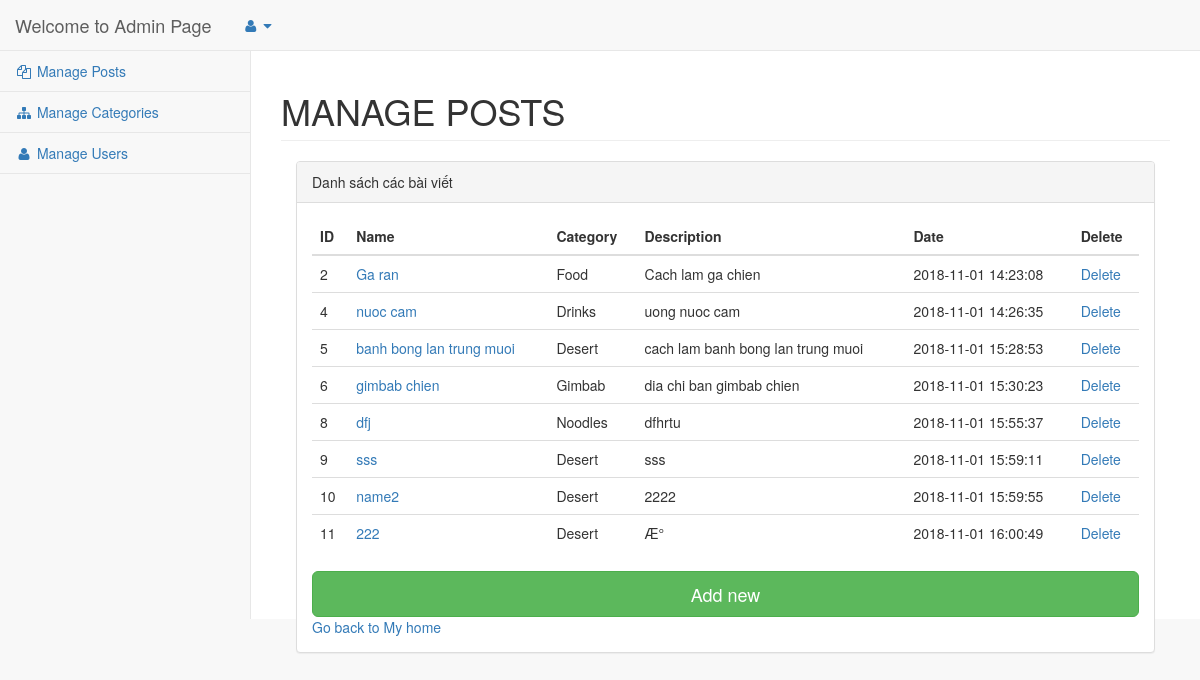
The app's page /baitapthuchanh_html/Admin/posts/index.php with its own data.
### tables this page shows
CREATE TABLE `posts` (
  `id` int(15) NOT NULL,
  `cate_id` int(15) NOT NULL,
  `name` varchar(255) NOT NULL,
  `description` varchar(1000) NOT NULL,
  `content` text NOT NULL,
  `created_by` int(11) NOT NULL,
  `created_time` datetime NOT NULL
);

CREATE TABLE `categories` (
  `id` int(15) NOT NULL,
  `name` varchar(255) NOT NULL,
  `created_by` int(15) NOT NULL,
  `created_time` datetime NOT NULL
);

### baitapthuchanh_html/Apps/Libs/Router.php (called while the page is built, shortened)
<?php
class Apps_Libs_Router {
    public function createUrl($url, $params = []){
        if($url)
            $params[self::PARAM_NAME] = $url;
        return $_SERVER['PHP_SELF'].'?'.http_build_query($params);
    }
}

### baitapthuchanh_html/Apps/Libs/DbConnection.php (called while the page is built, shortened)
<?php
class Apps_Libs_DbConnection{
    protected $host = 'localhost';
    protected $userName = 'root';
    protected $passWord = '';
    protected $database = 'baitapthuchanh_html';
    protected $queryParams = [];
    protected $tablename;
    protected static $connectionInstance=null;
    public function connect() {
        if(self::$connectionInstance===null){
            try{
                self::$connectionInstance= new PDO('mysql:host='.$this-> host . ';dbname='.$this->database,$this->userName, $this->passWord);
                self::$connectionInstance->setAttribute(PDO::ATTR_ERRMODE, PDO::ERRMODE_EXCEPTION);
            } catch (Exception $ex) {
                echo "ERROR".$ex->getMessage;
                die();
            }
        }
        return self::$connectionInstance;
    }
    public function query($sql, $param = []){
        $q = self::$connectionInstance->prepare($sql);
        if(is_array($param) && $param){
            $q->execute($param);
        }else{
            $q->execute();
        }
        return $q;
    }
    public function buildQueryParams($params){
        $default=[
            "select" => "*",
            "where" => "",
            "other" => "",
            "params" => "",
            "field" => "",
            "value" => [],
            "join" => ""
        ];
        $this->queryParams = array_merge($default,$params);
        return $this;
    }
    public function buildCondition($Condition){
        return "";
    }
    public function select(){
        $sql = "select ".$this->queryParams["select"]." from ".$this->tablename." ".$this->queryParams["join"]." ".
                $this->buildCondition($this->queryParams["where"])." ".$this->queryParams["other"];
        $query = $this->query($sql,$this->queryParams["params"]);
        return $query->fetchAll(PDO::FETCH_ASSOC);
    }
}

### baitapthuchanh_html/Admin/posts/index.php (the view, shortened to what this page needs)
<?php
$post = new Apps_Models_Posts();
$user = new Apps_Libs_UserIdentity();
$listPost = $post->buildQueryParams([
            "select" => "posts.id, posts.name, posts.description, posts.created_time, categories.name as cate_name",
            "join" => "INNER JOIN categories ON categories.id = posts.cate_id"
        ])->select();
$router = new Apps_Libs_Router();
?>
<!DOCTYPE html>
<html lang="en">
    <head>
        <link href="../startbootstrap-sb-admin-2-gh-pages/vendor/bootstrap/css/bootstrap.min.css" rel="stylesheet">
        <link href="../startbootstrap-sb-admin-2-gh-pages/vendor/metisMenu/metisMenu.min.css" rel="stylesheet">
        <link href="../startbootstrap-sb-admin-2-gh-pages/vendor/datatables-plugins/dataTables.bootstrap.css" rel="stylesheet">
        <link href="../startbootstrap-sb-admin-2-gh-pages/vendor/datatables-responsive/dataTables.responsive.css" rel="stylesheet">
        <link href="../startbootstrap-sb-admin-2-gh-pages/dist/css/sb-admin-2.css" rel="stylesheet">
        <link href="../startbootstrap-sb-admin-2-gh-pages/vendor/font-awesome/css/font-awesome.min.css" rel="stylesheet" type="text/css">
    </head>
    <body>
        <div id="wrapper">
            <nav class="navbar navbar-default navbar-static-top" role="navigation" style="margin-bottom: 0">
                <div class="navbar-header">
                    <a class="navbar-brand" href="#">Welcome to Admin Page <?php echo $user->getSESSION("username") ?></a>
                </div>
                <ul class="nav navbar-top-links navbar-left">
                    <li class="dropdown">
                        <a class="dropdown-toggle" data-toggle="dropdown" href="#">
                            <i class="fa fa-user fa-fw"></i> <i class="fa fa-caret-down"></i>
                        </a>
                    </li>
                </ul>
                <div class="navbar-default sidebar" role="navigation">
                    <div class="sidebar-nav navbar-collapse">
                        <ul class="nav" id="side-menu">
                            <li>
                                <a href="<?= $router->createUrl('posts/index') ?>"><i class="fa fa-files-o fa-fw"></i> Manage Posts</a>
                            </li>
                            <li>
                                <a href="<?= $router->createUrl('categories/index') ?>"><i class="fa fa-sitemap fa-fw"></i> Manage Categories</a>
                            </li>
                            <li>
                                <a href="<?= $router->createUrl('users/index') ?>"><i class="fa fa-user fa-fw"></i> Manage Users</a>
                            </li>
                        </ul>
                    </div>
                </div>
            </nav>
            <div id="page-wrapper">
                <div class="row">
                    <div class="col-lg-12">
                        <h1 class="page-header">MANAGE POSTS</h1>
                    </div>
                </div>
                <div class="col-lg-12">
                    <div class="panel panel-default">
                        <div class="panel-heading">
                            Danh sách các bài viết
                        </div>
                        <div class="panel-body">
                            <div class="table-responsive">
                                <table width="100%" class="table">
                                    <thead>
                                        <tr>
                                            <th>ID</th>
                                            <th>Name</th>
                                            <th>Category</th>
                                            <th>Description</th>
                                            <th>Date</th>
                                            <th>Delete</th>
                                        </tr>
                                    </thead>
                                    <tbody>
                                        <?php foreach ($listPost as $data) { ?>
                                            <tr>
                                                <td><?= $data['id'] ?></td>
                                                <td><a href="<?= $router->createUrl("posts/detail", ["id" => $data["id"]]) ?>"><?= $data['name'] ?> </a></td>
                                                <td><?= $data["cate_name"] ?></td>
                                                <td><?= $data["description"] ?></td>
                                                <td><?= $data["created_time"] ?></td>
                                                <td><a href="<?= $router->createUrl("posts/delete", ["id" => $data["id"]]) ?>">Delete</a></td>
                                            </tr>
                                        <?php } ?>
                                    </tbody>
                                </table>
                            </div>
                            <a class="btn btn-lg btn-success btn-block" href="<?= $router->createUrl("posts/detail") ?>">Add new</a>
                            <a href="<?= $router->createUrl("home") ?>">Go back to My home</a>
                        </div>
                    </div>
                </div>
            </div>
        </div>
</body>
</html>

### records on screen
posts: id "2", name "Ga ran", categories.name "Food", description "Cach lam ga chien", created_time "2018-11-01 14:23:08"
posts: id "4", name "nuoc cam", categories.name "Drinks", description "uong nuoc cam", created_time "2018-11-01 14:26:35"
posts: id "5", name "banh bong lan trung muoi", categories.name "Desert", description "cach lam banh bong lan trung muoi", created_time "2018-11-01 15:28:53"
posts: id "6", name "gimbab chien", categories.name "Gimbab", description "dia chi ban gimbab chien", created_time "2018-11-01 15:30:23"
posts: id "8", name "dfj", categories.name "Noodles", description "dfhrtu", created_time "2018-11-01 15:55:37"
posts: id "9", name "sss", categories.name "Desert", description "sss", created_time "2018-11-01 15:59:11"
posts: id "10", name "name2", categories.name "Desert", description "2222", created_time "2018-11-01 15:59:55"
posts: id "11", name "222", categories.name "Desert", description "Æ°", created_time "2018-11-01 16:00:49"
